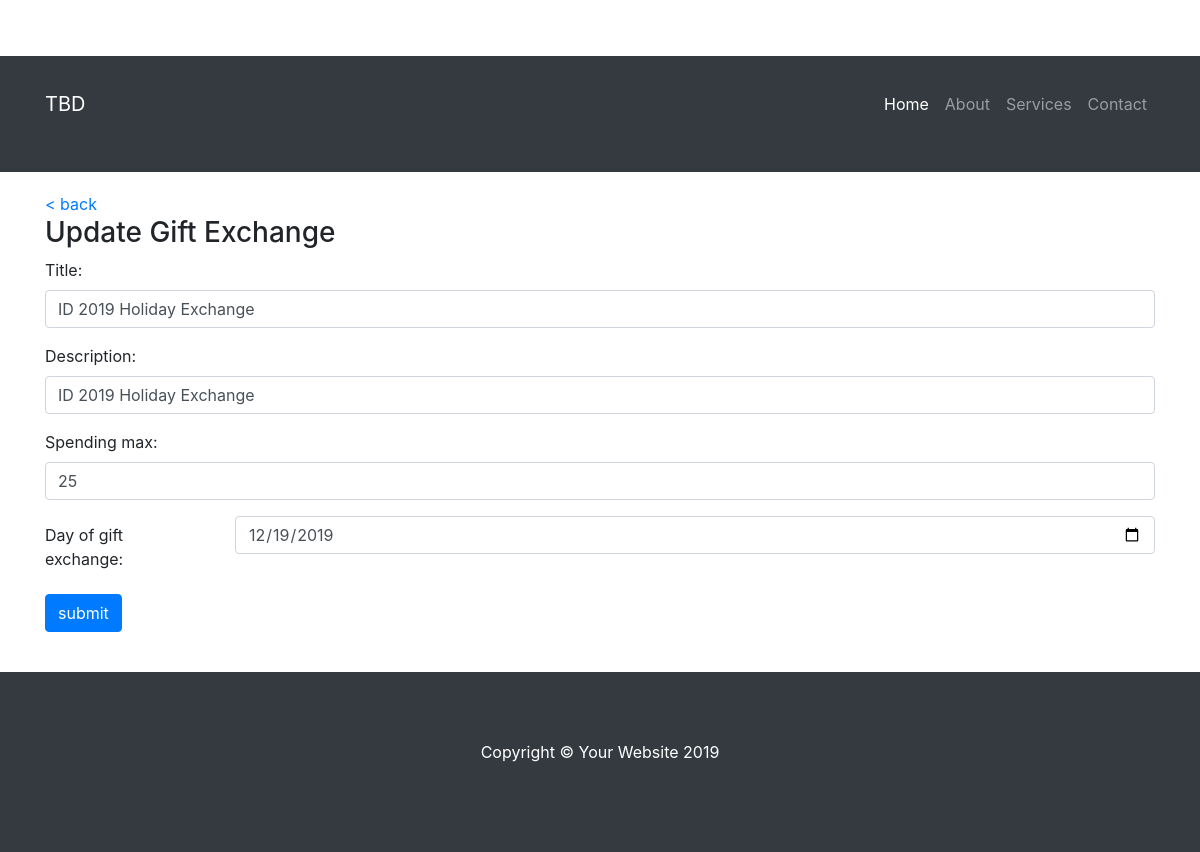
/exchange/1/admin/edit/ (signed in), run on an earlier commit of the app's database.
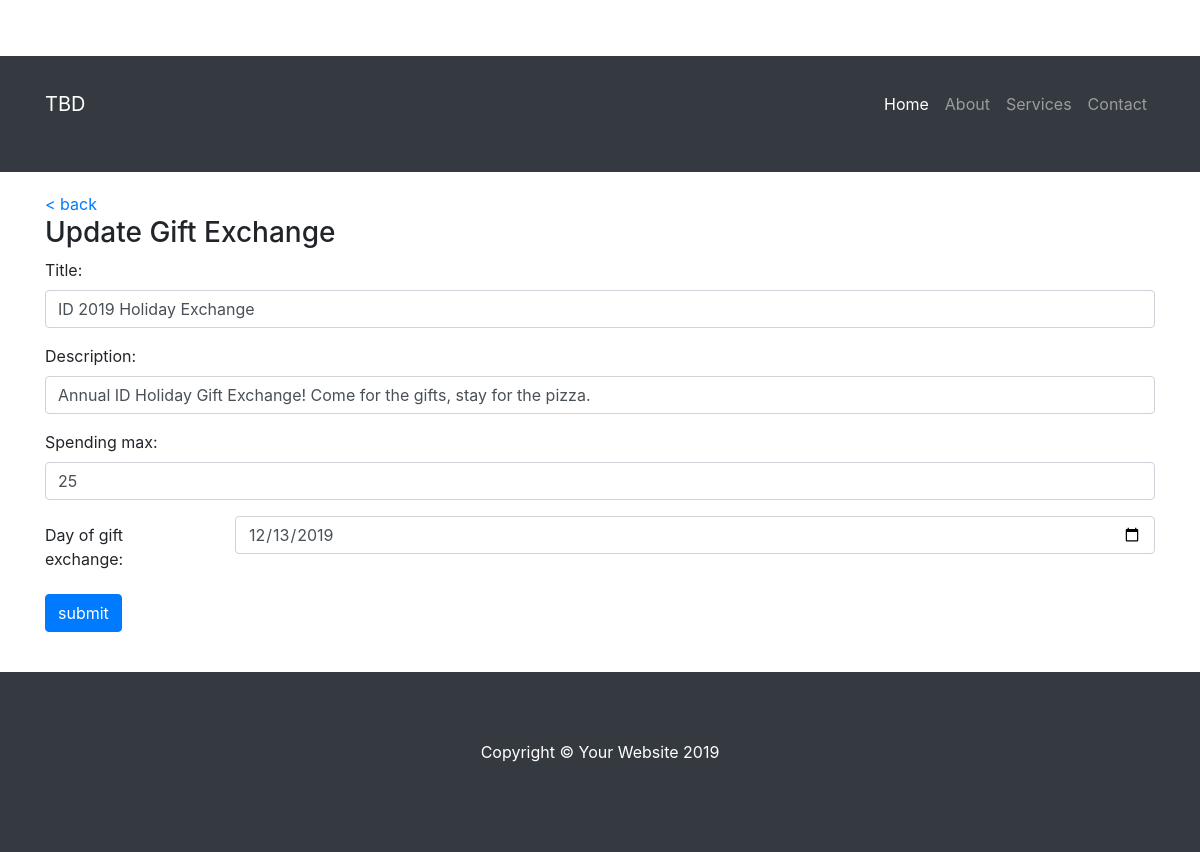
And on a later commit of the database.
### giftexchanger/models.py (models this page shows, shortened)
class GiftExchange(models.Model):
    title = models.CharField(max_length=250)
    description = models.CharField(max_length=600)
    spending_max = models.IntegerField(default=25)
    schedule_day = models.DateField()
    status = models.CharField(
        max_length=20,
        choices=(
            ('pending', 'pending'),  # assignments have not been set, so new users can be added
            ('assigned', 'assigned'),  # assignments have been set, so no new users
            ('closed', 'closed'),  # exchange is over, so nothing new allowed
        ),
        default='pending'
    )

### giftexchanger/views/app.py (the view)
# urls.py: path('exchange/<int:exc_id>/admin/edit/', app.exchange_admin_edit, name='exchange_admin_edit'),
@login_required(login_url='login/')
def exchange_admin_edit(request, exc_id):
    user = UserProfile.objects.get(pk=60)  # it me
    exchange = GiftExchange.objects.get(pk=exc_id)
    is_exchange_admin = exchange in user.admin_of.all()
    if not is_exchange_admin:
        return HttpResponseForbidden("Forbidden")
    template = loader.get_template('giftexchanger/app/exchangeadmin_edit.html')
    if request.POST:
        form = AdminEditExchangeInfo(request.POST)
        if form.is_valid:
            exchange.title = request.POST['title']
            exchange.description = request.POST['description']
            exchange.spending_max = request.POST['spending_max']
            exchange.schedule_day = request.POST['schedule_day']
            exchange.save()
            return redirect(reverse('exchange_admin', kwargs={'exc_id': exchange.pk}))
    else:
        form = AdminEditExchangeInfo(instance=exchange)
    context = {'form': form, 'back_url': reverse('exchange_details', kwargs={'exc_id': exchange.pk})}
    return HttpResponse(template.render(context, request))

### giftexchanger/forms/exchange_details.py
class AdminEditExchangeInfo(ModelForm):
    title = CharField(required=True)
    description = CharField(required=True)
    spending_max = IntegerField(required=True)
    exchange = CharField(widget=HiddenInput(), required=False)
    schedule_day = DateField(required=True)
    class Meta:
        model = GiftExchange
        fields = [
            'title',
            'description',
            'spending_max',
            'schedule_day',
            'exchange'
        ]

### giftexchanger/templates/giftexchanger/app/exchangeadmin_edit.html
{% extends 'giftexchanger/base.html' %}
{% block body_content %}
	<h3>Update Gift Exchange</h3>
	<form method="POST" action="">{% csrf_token %}
	  <div class="form-group">
	    <label for="id_title">Title: </label>
	    <input type="text" name="title" class="form-control" id="id_title" value="{{form.title.value}}">
	  </div>
	  <div class="form-group">
	    <label for="id_description">Description: </label>
	    <input type="text" name="description" class="form-control" id="id_description" value="{{form.description.value}}">
	  </div>
	  <div class="form-group">
	    <label for="id_spending_max">Spending max: </label>
	    <input type="text" name="spending_max" class="form-control" id="id_spending_max" value="{{form.spending_max.value}}">
	  </div>
	  <div class="form-group row">
		  <label for="id_schedule_day" class="col-2 col-form-label">Day of gift exchange:</label>
		  <div class="col-10">
		    <input class="form-control" type="date" name="schedule_day" value="{{form.schedule_day.value|date:'c'}}" id="id_schedule_day">
		  </div>
		</div>
	<input type="submit" class="btn btn-primary" value="submit"/>
	</form>
{% endblock %}

What changed in the data, as far as the page shows it:
changed GiftExchange: description "ID 2019 Holiday Exchange" → "Annual ID Holiday Gift Exchange! Come for the gifts, stay for the pizza."; schedule_day "12/19/2019" → "12/13/2019"
